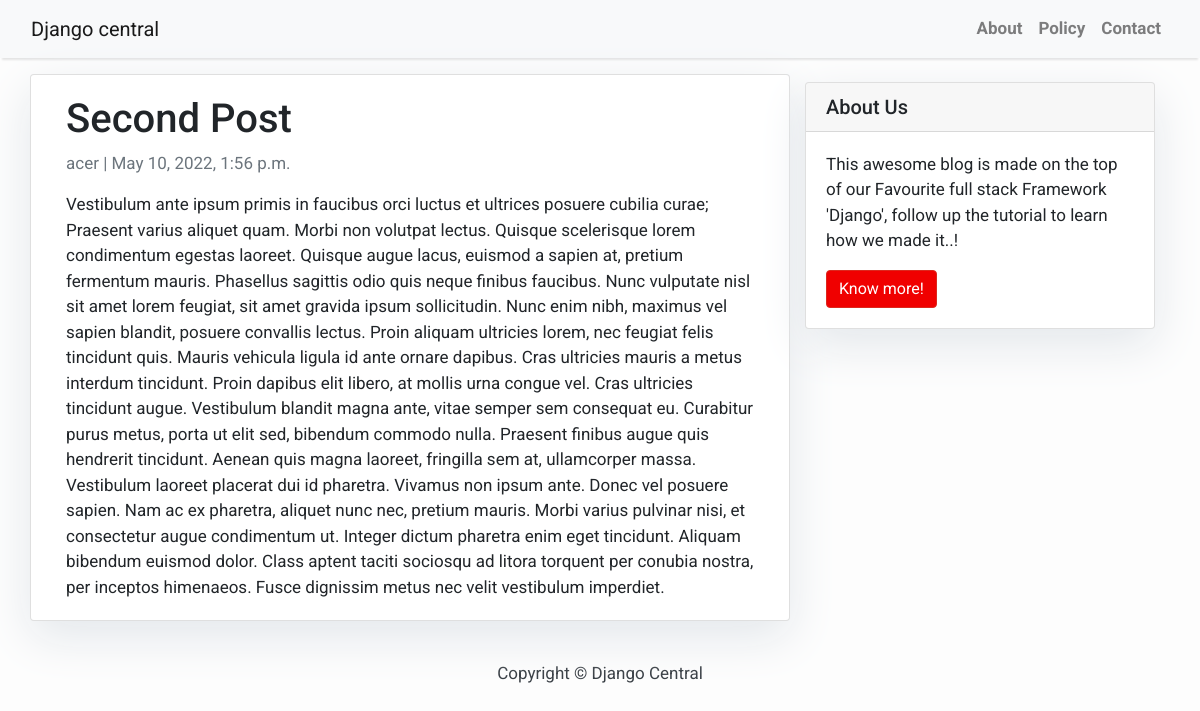
The app's page /second-post-2/ with its own data.
### blog/models.py (models this page shows, shortened)
class Post(models.Model):
    title = models.CharField(max_length=200, unique=True)
    slug = models.SlugField(max_length=200, unique=True)
    author = models.ForeignKey(User, on_delete= models.CASCADE,related_name='blog_posts')
    updated_on = models.DateTimeField(auto_now= True)
    content = models.TextField()
    created_on = models.DateTimeField(auto_now_add=True)
    status = models.IntegerField(choices=STATUS, default=0)
    class Meta:
        ordering = ['-created_on']

### blog/views.py (the view)
# urls.py: path('<slug:slug>/', views.PostDetail.as_view(), name='post_detail'),
class PostDetail(generic.DetailView):
    model = Post
    template_name = 'post_detail.html'

### templates/post_detail.html
{% extends 'base.html' %} {% block content %}
<div class="container">
  <div class="row">
    <div class="col-md-8 card mb-4  mt-3 left  top">
      <div class="card-body">
        <h1>{% block title %} {{ object.title }} {% endblock title %}</h1>
        <p class=" text-muted">{{ post.author }} | {{ post.created_on }}</p>
        <p class="card-text ">{{ object.content | safe }}</p>
      </div>
    </div>
    {% block sidebar %} {% include 'sidebar.html' %} {% endblock sidebar %}
  </div>
</div>
{% endblock content %}

### templates/base.html (style rules this page uses)
body { font-family: "Roboto", sans-serif; font-size: 17px; background-color: #fdfdfd; }

### templates/Sidebar.html (style rules this page uses)
.card { box-shadow: 0 16px 48px #E3E7EB; }

### records on screen
Post: title "Second Post", author "acer", created_on "May 10, 2022, 1:56 p.m.", content "Vestibulum ante ipsum primis in faucibus orci luctus et ultrices posuere cubilia curae; Praesent varius aliquet quam. Morbi non volutpat lectus. Quisque scelerisque lorem condimentum egestas laoreet. Quisque augue lacus, euismod a sapien at, pretium fermentum mauris. Phasellus sagittis odio quis neque finibus faucibus. Nunc vulputate nisl sit amet lorem feugiat, sit amet gravida ipsum sollicitudin. Nunc enim nibh, maximus vel sapien blandit, posuere convallis lectus. Proin aliquam ultricies lorem, nec feugiat felis tincidunt quis. Mauris vehicula ligula id ante ornare dapibus. Cras ultricies mauris a metus interdum tincidunt. Proin dapibus elit libero, at mollis urna congue vel. Cras…"
